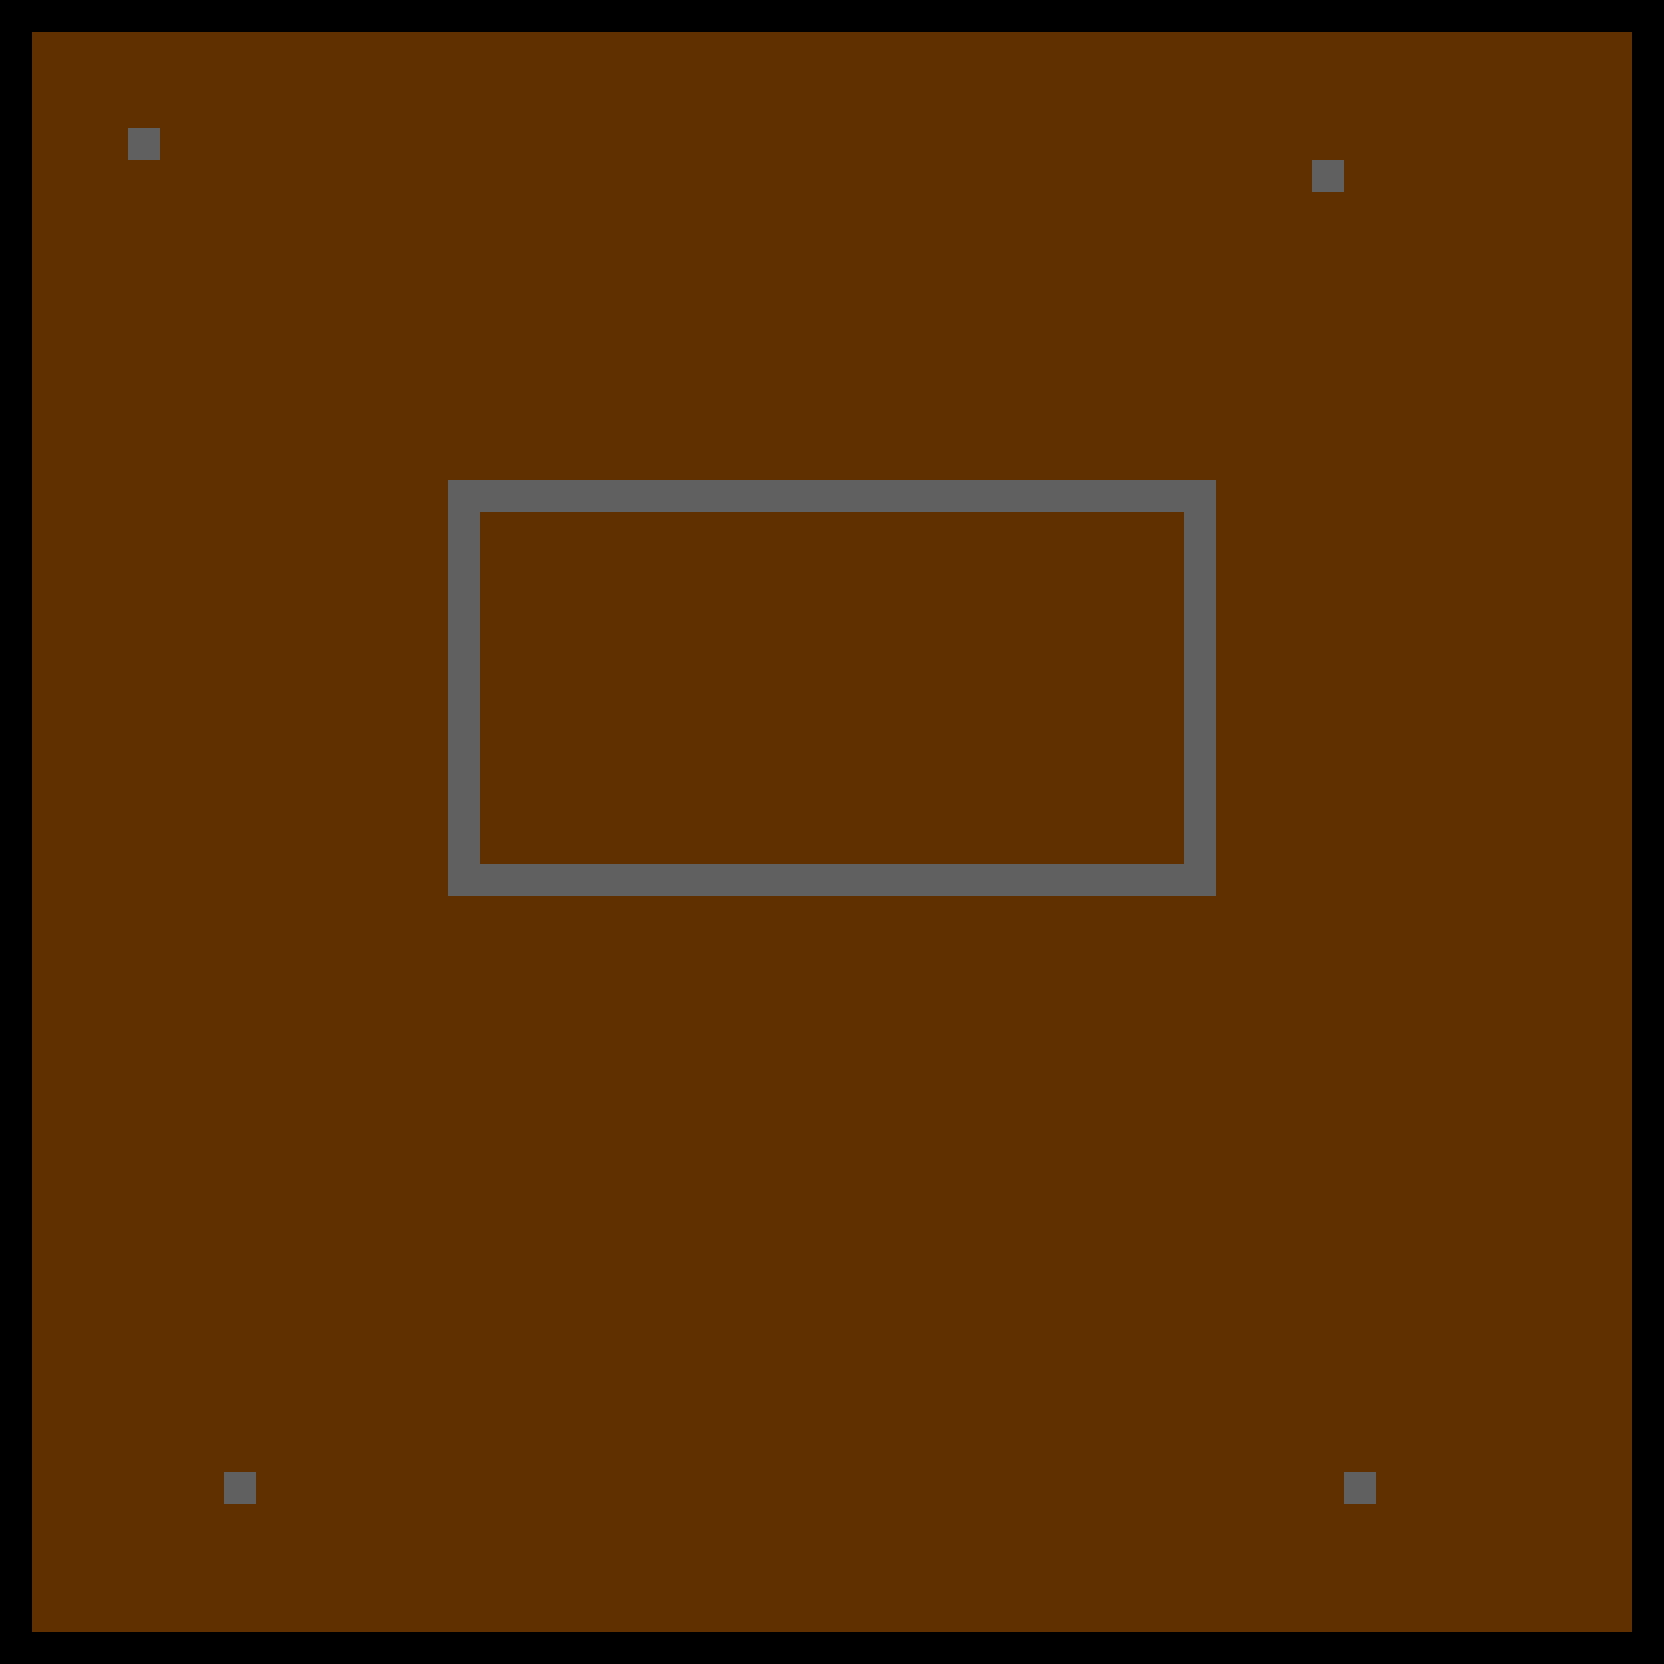

Below is a game level as drawn by its tile map, then a one-line description and the .tmx that defines it (tile-layer data replaced by summaries):
An orthogonal 52x52 tile map with 32x32 px tiles, 3 tile layers (Floor, Spawnpoints, GameObjects), 1 hidden layer not drawn, 2 tilesets and 5 objects (PlayerSpawn).

<map version="1.0" orientation="orthogonal" width="52" height="52" tilewidth="32" tileheight="32">
 <tileset firstgid="1" name="world_tilesheet" tilewidth="32" tileheight="32">
  <image source="world_tilesheet.png" width="128" height="128" />
 </tileset>
 <tileset firstgid="17" name="hitbox" tilewidth="32" tileheight="32">
  <image source="hitbox.png" width="32" height="32" />
 </tileset>
 <layer name="Floor" width="52" height="52">
  <data>[2704 cells, 2500 non-empty, 1 distinct tile ids]</data>
 </layer>
 <layer name="Spawnpoints" width="52" height="52">
  <data>[2704 cells, 74 non-empty, 1 distinct tile ids]</data>
 </layer>
 <layer name="GameObjects" width="52" height="52">
  <data>[2704 cells, 0 non-empty, 0 distinct tile ids]</data>
 </layer>
 <layer name="Hitboxes" width="52" height="52" visible="0" opacity="0.65">
  <data>[2704 cells, 204 non-empty, 1 distinct tile ids]</data>
 </layer>
 <objectgroup name="Spawns" width="52" height="52">
  <object name="PlayerSpawn" x="472" y="505" width="713" height="378" />
  <object x="1324" y="174" />
  <object x="135" y="139" />
  <object x="235" y="1494" />
  <object x="1363" y="1485" />
 </objectgroup>
</map>
